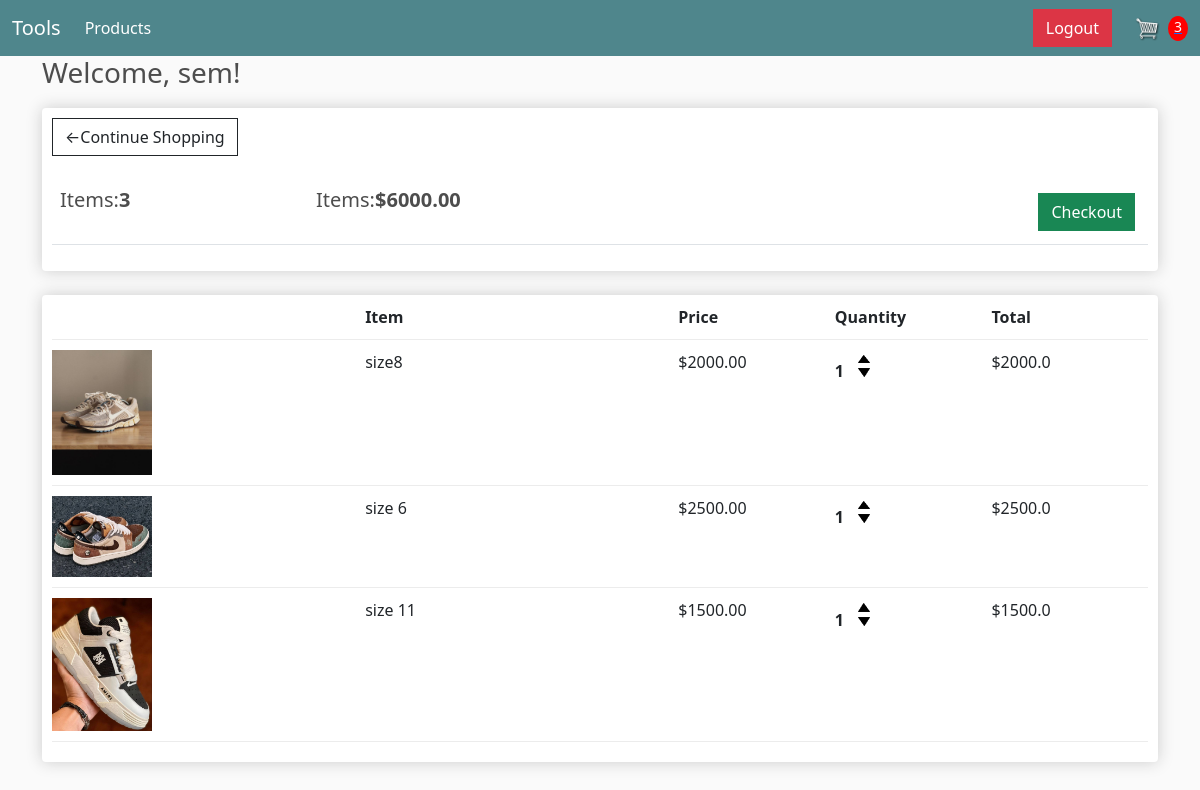
The page /cart/ (signed in) on the database its author committed.
### store/models.py (models this page shows, shortened)
class Order(models.Model):
    customer = models.ForeignKey(Customer, on_delete=models.SET_NULL, null=True, blank=True)
    date_ordered = models.DateTimeField(auto_now_add= True)
    complete = models.BooleanField(default= False,null= True, blank= False)
    transaction_id = models.CharField(max_length=100, null= True)
    @property
    def get_cart_total(self):
        orderitems = self.orderitem_set.all()
        total = sum([item.get_total for item in orderitems])
        return total
    @property
    def get_cart_items(self):
        orderitems = self.orderitem_set.all()
        total = sum([item.quantity for item in orderitems])
        return total

class OrderItem(models.Model):
    product = models.ForeignKey(Product, on_delete=models.SET_NULL, null=True, blank=True)
    order = models.ForeignKey(Order,on_delete=models.SET_NULL,null=True,blank=True)
    quantity = models.IntegerField(default=0, null=True, blank=True)
    date_added = models.DateTimeField(auto_now_add=True)
    @property
    def get_total(self):
        total = self.product.price * self.quantity
        return total

class Product(models.Model):
    name = models.CharField(max_length=200, null= True)
    price = models.FloatField()
    digital = models.BooleanField(default= False, null=True, blank= True)
    image = models.ImageField(null=True, blank=True)
    @property
    def imageURL(self):
        try:
            url = self.image.url
        except:
            url = ''
        return url

### store/views.py (the view)
# urls.py: path('cart/', views.cart, name= "cart"),
def cart(request):
    user = request.user
    if request.user.is_authenticated:
        if not hasattr(user, 'customer'):
            Customer.objects.create(user=user, name=user.username, email=user.email)
        customer = request.user.customer
        order, created = Order.objects.get_or_create(customer=customer, complete=False)
        items = order.orderitem_set.all()
        cartItems = order.get_cart_items
    else:
        items = []
        order = {'get_cart_total':0, 'get_cart_items':0, 'shipping': False }
        cartItems = order['get_cart_items']
    context = {'items':items, 'order':order,'cartItems':cartItems, 'user_name': user.username}
    return render(request, 'cart.html', context)

### templates/cart.html
{% extends 'main.html'%}
{% load static %}
{% block content%}
    {% if request.user.is_authenticated %}
    <div>
        <h3>Welcome, {{ request.user.username }}!</h3>
    </div>
    {% endif %}
    <div class="row">
        <div class="col-lg-12">
            <div class="box-element">
                <a href="{% url 'store'%}" class="btn btn-outline-dark">&#8592;Continue Shopping</a>
                <br>
                <br>
                <table class="table">
                    <tr>
                        <th><h5>Items:<strong>{{order.get_cart_items}}</strong></h5></th>
                        <th><h5>Items:<strong>${{order.get_cart_total|floatformat:2}}</strong></h5></th>
                        <th>
                            <a style="float:right;margin: 5px;" href="{% url 'checkout'%}" class="btn btn-success">Checkout</a>
                        </th>
                    </tr>
                </table>
            </div>
            <br>
            <div class="box-element">
                <div class="cart-row">
                    <div style="flex:2"></div>
                    <div style="flex:2"><strong>Item</strong></div>
                    <div style="flex:1"><strong>Price</strong></div>
                    <div style="flex:1"><strong>Quantity</strong></div>
                    <div style="flex:1"><strong>Total</strong></div>
                </div>
                {% for item in items %}
                <div class="cart-row">
                    <div style="flex:2"><img class="row-image" src="{{item.product.imageURL}}" alt=""></div>
                    <div style="flex:2"><p>{{item.product.name}}</p></div>
                    <div style="flex:1"><p>${{item.product.price|floatformat:2}}</p></div>
                    <div style="flex:1">
                        <p class="quantity">{{item.quantity}}</p>
                        <div class="quantity">
                            <img data-product={{item.product.id}} data-action="add" src="{% static 'images/arrow-up.png'%}" alt="" class="chg-quantity update-cart">
                            <img data-product={{item.product.id}} data-action="remove" src="{% static 'images/arrow-down.png'%}" alt="" class="chg-quantity update-cart">
                        </div>
                    </div>
                    <div style="flex:1"><p>${{item.get_total}}</p></div>
                </div>
                {% endfor %}
            </div>
        </div>
    </div>
{% endblock content %}

### templates/main.html (shortened to what this page needs)
<!DOCTYPE html>
{% load static %}
<head>
    <link href="https://cdn.jsdelivr.net/npm/bootstrap@5.2.0/dist/css/bootstrap.min.css" rel="stylesheet">
    <link rel="stylesheet" type=" text/css" href="{% static 'css/main.css'%}">
</head>
<body>
    <nav class="navbar navbar-expand-lg navbar-dark bg-dark">
        <div class="container-fluid">
          <a class="navbar-brand" href="{% url 'store'%}">Tools</a>
          <div class="collapse navbar-collapse" id="navbarSupportedContent">
            <ul class="navbar-nav me-auto mb-2 mb-lg-0">
              <li class="nav-item">
                <a class="nav-link active" aria-current="page" href="{% url 'store'%}">Products</a>
              </li>
            </ul>
            <div class="d-flex align-items-center">
                {% if request.user.is_authenticated %}
                <a href="{% url 'user_logout' %}" class="btn btn-danger me-2">Logout</a>
                {% else %}
                <a href="{% url 'login' %}" class="btn btn-warning me-2">Login</a>
                {% endif %}
                <a href="{% url 'cart'%}" class="d-flex align-items-center">
                    <img id="cart-icon" src="{% static 'images/cart.png'%}" alt="">
                    <p id="cart-total" class="mb-0 ms-2">{{cartItems}}</p>
                </a>
            </div>
          </div>
        </div>
      </nav>
    <div class="container">
        {% block content %}
        {% endblock content%}
    </div>
</body>
</html>

### tools/static/css/main.css (style rules this page uses)
body { background-color: hsl(0, 0%, 98%); }
h1,h2,h3,h4,h5,h6 { color:hsl(0, 0%, 30%); }
.box-element { box-shadow:hsl(0, 0%, 80%) 0 0 16px; background-color: #fff; border-radius: 4px; padding: 10px; }
.bg-dark { background-color: #4f868c!important; }
#cart-icon { width:25px; display: inline-block; margin-left: 15px; }
#cart-total { display: block; text-align: center; color:#fff; background-color: red; width: 20px; height: 25px; border-radius: 50%; font-size: 14px; }
.col-lg-4, .col-lg-6, .col-lg-8, .col-lg-12 { margin-top: 10px; }
.btn { border-radius: 0; }
.row-image { width: 100px; }
.cart-row { display: flex; align-items: flex-stretch; padding-bottom: 10px; margin-bottom: 10px; border-bottom: 1px solid #ececec; }
.quantity { display: inline-block; font-weight: 700; padding-right:10px; }
.chg-quantity { width: 12px; cursor: pointer; display: block; margin-top: 5px; transition:.1s; }

### rows shown on the page
Order: get_cart_items "3", get_cart_total "6000.00"
OrderItem: product.imageURL (picture), product.name "size8", product.price "2000.00", quantity "1", get_total "2000.0"
OrderItem: product.imageURL (picture), product.name "size 6", product.price "2500.00", quantity "1", get_total "2500.0"
OrderItem: product.imageURL (picture), product.name "size 11", product.price "1500.00", quantity "1", get_total "1500.0"

### other values the page prints
{{ cartItems }} "3"
{{ request.user.username }} "sem"
